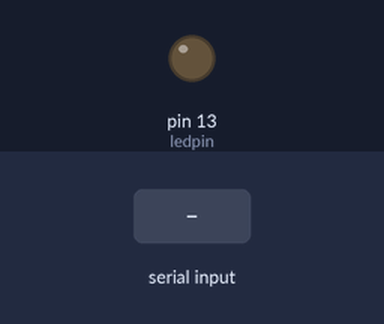
Simulated run of this sketch. Board: Arduino Uno, built with avr-gcc and run on an emulated ATmega328P. Shown: output pins drawn as LEDs (lit = HIGH). Inputs (shaded band) come from the test bench.

Above: at 1.2 s.
1.3 s: "1" received over Serial
At 2.2 s:
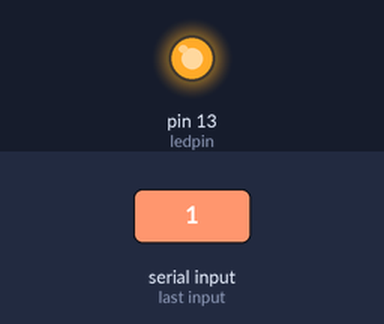
2.8 s: "0" received over Serial
At 3.3 s:
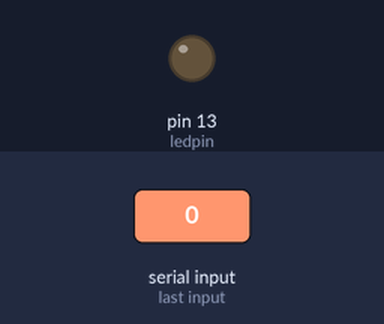
Timing chart, 0 to 5.8 s (numbered marks = the images above; inputs shaded):
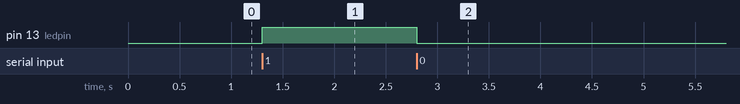

The sketch:

sketch_apr12d.ino
```cpp
//#include <SoftwareSerial.h>

#include <dht11.h>
#define DHTPIN 2
//#define rxPin 5
//#define txPin 6
dht11 dht;
int ledpin=13;
char c;
//SoftwareSerial bc(rxPin,txPin);


void setup() {
  Serial.begin(9600);
  //bc.begin(9600);
  pinMode(ledpin, OUTPUT);
  //pinMode(txPin,OUTPUT);
  //pinMode(rxPin,INPUT);
}

void loop()
{
  /*char recvChar;

  if (bc.available()) {//check if there's any data sent from the remote bluetooth shield
  recvChar = bc.read();
  Serial.print(recvChar);*/
  //Serial.print("abhay");
  if(Serial.available())
  {
     c = Serial.read();
     if(c=='1')
     {
      digitalWrite(ledpin,HIGH);
      //Serial.print("LED IS ON");
     }
     if(c=='0')
     {
      digitalWrite(ledpin,LOW);
      //Serial.print("LED IS OFF");
     }
     if(c=='t'){

       int readData = dht.read(DHTPIN); // Reads the data from the sensor
       float t = dht.temperature; // Gets the values of the temperature
       float h = dht.humidity; // Gets the values of the humidity

       // Printing the results on the serial monitor
       Serial.print("Temperature = ");
       Serial.print(t);
       Serial.print(" *C ");
       Serial.print("    Humidity = ");
       Serial.print(h);
       Serial.print(" % ");
       Serial.println();
       //bc.print(recvChar);
       //bc.print(t);

       //delay(10000); // Delays 2 secods, as the DHT22 sampling rate is 0.5Hz
     }
  }
}


/*void readSensor() {
  int readData = dht.read(DHTPIN);
  float h = dht.humidity;
  float t = dht.temperature;

  if (isnan(h) || isnan(t)) {
    Serial.println("Failed to read from DHT sensor!");
    return;
  }

  //float hic = dht.computeHeatIndex(t, h, false);
 // DHTPIN=digitalWrite(c);
  //BlueToothConnect.write(DHTPIN);
  //BlueToothConnect.print(DHTPIN);
  Serial.print("Humidity: ");
  Serial.print(h);
  Serial.print(" %\t");
  Serial.print("Temperature: ");
  Serial.print(t);
  Serial.print(" *C ");
  Serial.print("Heat index: ");
  //Serial.print(hic);
  //Serial.print(" *C ");
}*/
```

Measured:
- after the input at 1.3 s, pin 13 (ledpin): LOW → HIGH at once
- after the input at 2.8 s, pin 13 (ledpin): HIGH → LOW at once
